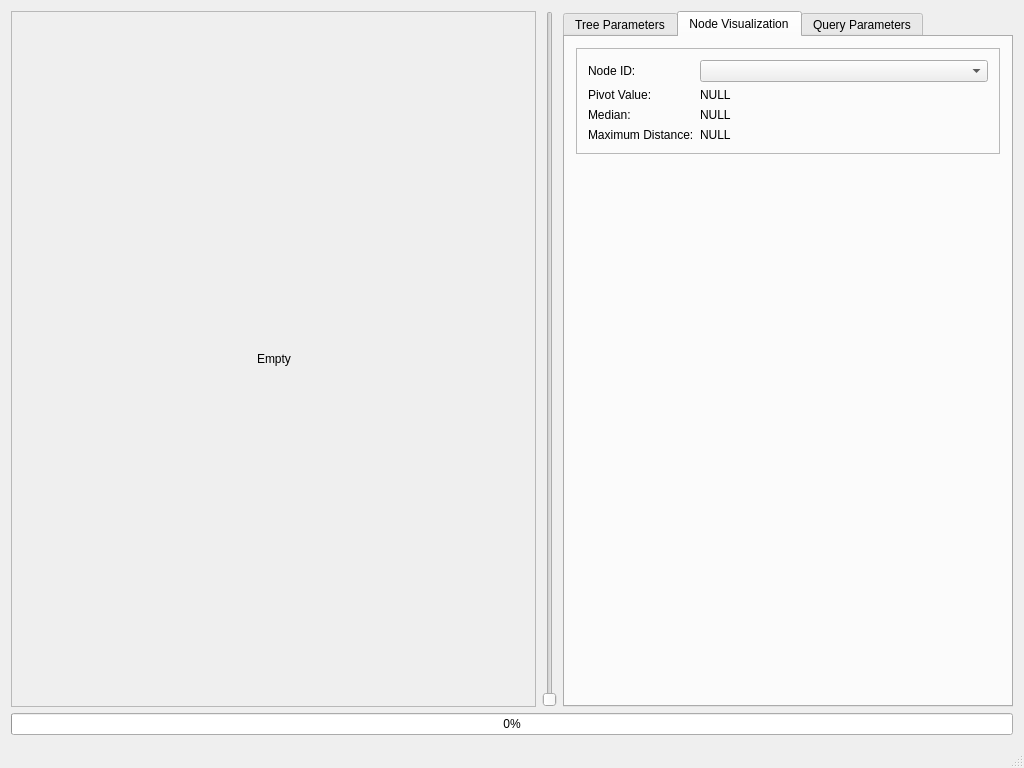
<?xml version="1.0" encoding="UTF-8"?>
<ui version="4.0">
 <class>MainWindow</class>
 <widget class="QMainWindow" name="MainWindow">
  <property name="geometry">
   <rect>
    <x>0</x>
    <y>0</y>
    <width>1024</width>
    <height>768</height>
   </rect>
  </property>
  <property name="sizePolicy">
   <sizepolicy hsizetype="Fixed" vsizetype="Fixed">
    <horstretch>0</horstretch>
    <verstretch>0</verstretch>
   </sizepolicy>
  </property>
  <property name="minimumSize">
   <size>
    <width>0</width>
    <height>0</height>
   </size>
  </property>
  <property name="windowTitle">
   <string>VP-Viewer</string>
  </property>
  <widget class="QWidget" name="centralWidget">
   <layout class="QGridLayout" name="gridLayout_2">
    <item row="0" column="1">
     <widget class="QFrame" name="frame_2">
      <property name="maximumSize">
       <size>
        <width>20</width>
        <height>16777215</height>
       </size>
      </property>
      <property name="styleSheet">
       <string notr="true">border: 0px</string>
      </property>
      <property name="frameShape">
       <enum>QFrame::StyledPanel</enum>
      </property>
      <property name="frameShadow">
       <enum>QFrame::Raised</enum>
      </property>
      <property name="lineWidth">
       <number>0</number>
      </property>
      <layout class="QHBoxLayout" name="horizontalLayout_3">
       <property name="spacing">
        <number>0</number>
       </property>
       <property name="leftMargin">
        <number>0</number>
       </property>
       <property name="topMargin">
        <number>0</number>
       </property>
       <property name="rightMargin">
        <number>0</number>
       </property>
       <property name="bottomMargin">
        <number>0</number>
       </property>
       <item>
        <widget class="QSlider" name="sldrZoom">
         <property name="maximumSize">
          <size>
           <width>30</width>
           <height>16777215</height>
          </size>
         </property>
         <property name="styleSheet">
          <string notr="true">border: 0px</string>
         </property>
         <property name="minimum">
          <number>0</number>
         </property>
         <property name="maximum">
          <number>5</number>
         </property>
         <property name="singleStep">
          <number>1</number>
         </property>
         <property name="pageStep">
          <number>1</number>
         </property>
         <property name="value">
          <number>0</number>
         </property>
         <property name="sliderPosition">
          <number>0</number>
         </property>
         <property name="orientation">
          <enum>Qt::Vertical</enum>
         </property>
         <property name="invertedAppearance">
          <bool>false</bool>
         </property>
         <property name="invertedControls">
          <bool>false</bool>
         </property>
        </widget>
       </item>
      </layout>
     </widget>
    </item>
    <item row="0" column="0">
     <widget class="QScrollArea" name="scrollArea">
      <property name="sizePolicy">
       <sizepolicy hsizetype="Expanding" vsizetype="Expanding">
        <horstretch>0</horstretch>
        <verstretch>0</verstretch>
       </sizepolicy>
      </property>
      <property name="styleSheet">
       <string notr="true"/>
      </property>
      <property name="verticalScrollBarPolicy">
       <enum>Qt::ScrollBarAsNeeded</enum>
      </property>
      <property name="horizontalScrollBarPolicy">
       <enum>Qt::ScrollBarAsNeeded</enum>
      </property>
      <property name="sizeAdjustPolicy">
       <enum>QAbstractScrollArea::AdjustIgnored</enum>
      </property>
      <property name="widgetResizable">
       <bool>true</bool>
      </property>
      <property name="alignment">
       <set>Qt::AlignCenter</set>
      </property>
      <widget class="QWidget" name="scrollAreaWidgetContents">
       <property name="geometry">
        <rect>
         <x>0</x>
         <y>0</y>
         <width>527</width>
         <height>697</height>
        </rect>
       </property>
       <layout class="QGridLayout" name="gridLayout_3">
        <item row="0" column="1">
         <spacer name="verticalSpacer_5">
          <property name="orientation">
           <enum>Qt::Vertical</enum>
          </property>
          <property name="sizeHint" stdset="0">
           <size>
            <width>20</width>
            <height>183</height>
           </size>
          </property>
         </spacer>
        </item>
        <item row="1" column="0">
         <spacer name="horizontalSpacer_4">
          <property name="orientation">
           <enum>Qt::Horizontal</enum>
          </property>
          <property name="sizeHint" stdset="0">
           <size>
            <width>195</width>
            <height>20</height>
           </size>
          </property>
         </spacer>
        </item>
        <item row="1" column="1">
         <widget class="QLabel" name="lblTree">
          <property name="sizePolicy">
           <sizepolicy hsizetype="Expanding" vsizetype="Expanding">
            <horstretch>0</horstretch>
            <verstretch>0</verstretch>
           </sizepolicy>
          </property>
          <property name="text">
           <string>Empty</string>
          </property>
          <property name="scaledContents">
           <bool>false</bool>
          </property>
          <property name="alignment">
           <set>Qt::AlignCenter</set>
          </property>
         </widget>
        </item>
        <item row="1" column="2">
         <spacer name="horizontalSpacer_5">
          <property name="orientation">
           <enum>Qt::Horizontal</enum>
          </property>
          <property name="sizeHint" stdset="0">
           <size>
            <width>194</width>
            <height>20</height>
           </size>
          </property>
         </spacer>
        </item>
        <item row="2" column="1">
         <spacer name="verticalSpacer_4">
          <property name="orientation">
           <enum>Qt::Vertical</enum>
          </property>
          <property name="sizeHint" stdset="0">
           <size>
            <width>20</width>
            <height>183</height>
           </size>
          </property>
         </spacer>
        </item>
       </layout>
      </widget>
     </widget>
    </item>
    <item row="1" column="0" colspan="3">
     <widget class="QProgressBar" name="progressBar">
      <property name="value">
       <number>0</number>
      </property>
     </widget>
    </item>
    <item row="0" column="2">
     <widget class="QTabWidget" name="tabWidget">
      <property name="sizePolicy">
       <sizepolicy hsizetype="Fixed" vsizetype="Expanding">
        <horstretch>0</horstretch>
        <verstretch>0</verstretch>
       </sizepolicy>
      </property>
      <property name="minimumSize">
       <size>
        <width>450</width>
        <height>0</height>
       </size>
      </property>
      <property name="maximumSize">
       <size>
        <width>450</width>
        <height>16777215</height>
       </size>
      </property>
      <property name="currentIndex">
       <number>1</number>
      </property>
      <widget class="QWidget" name="tabTreeParameters">
       <attribute name="title">
        <string>Tree Parameters</string>
       </attribute>
       <layout class="QVBoxLayout" name="verticalLayout">
        <item>
         <widget class="QFrame" name="frTreeParameters">
          <property name="sizePolicy">
           <sizepolicy hsizetype="Expanding" vsizetype="Expanding">
            <horstretch>0</horstretch>
            <verstretch>0</verstretch>
           </sizepolicy>
          </property>
          <property name="styleSheet">
           <string notr="true"/>
          </property>
          <property name="frameShape">
           <enum>QFrame::StyledPanel</enum>
          </property>
          <property name="frameShadow">
           <enum>QFrame::Plain</enum>
          </property>
          <layout class="QGridLayout" name="gridLayout">
           <item row="3" column="1" colspan="2">
            <widget class="QSpinBox" name="spboxDimensionality">
             <property name="maximum">
              <number>999999999</number>
             </property>
             <property name="value">
              <number>0</number>
             </property>
            </widget>
           </item>
           <item row="6" column="1" colspan="2">
            <widget class="QComboBox" name="cbxPivotType"/>
           </item>
           <item row="8" column="1">
            <spacer name="verticalSpacer">
             <property name="orientation">
              <enum>Qt::Vertical</enum>
             </property>
             <property name="sizeHint" stdset="0">
              <size>
               <width>20</width>
               <height>40</height>
              </size>
             </property>
            </spacer>
           </item>
           <item row="0" column="1">
            <widget class="QLineEdit" name="edtDatasetLocation">
             <property name="text">
              <string/>
             </property>
            </widget>
           </item>
           <item row="2" column="1" colspan="2">
            <widget class="QSpinBox" name="spboxCardinality">
             <property name="maximum">
              <number>999999999</number>
             </property>
             <property name="value">
              <number>0</number>
             </property>
            </widget>
           </item>
           <item row="5" column="0">
            <widget class="QLabel" name="label_16">
             <property name="text">
              <string>Distance function:</string>
             </property>
            </widget>
           </item>
           <item row="4" column="1" colspan="2">
            <widget class="QSpinBox" name="spboxMaxElementsPerLeaf">
             <property name="maximum">
              <number>999999999</number>
             </property>
             <property name="value">
              <number>0</number>
             </property>
            </widget>
           </item>
           <item row="2" column="0">
            <widget class="QLabel" name="label_5">
             <property name="text">
              <string>Cardinality:</string>
             </property>
            </widget>
           </item>
           <item row="7" column="1" colspan="2">
            <widget class="QComboBox" name="cbxBalance">
             <property name="styleSheet">
              <string notr="true"/>
             </property>
            </widget>
           </item>
           <item row="0" column="2">
            <widget class="QPushButton" name="btnFileDialog">
             <property name="sizePolicy">
              <sizepolicy hsizetype="Fixed" vsizetype="Fixed">
               <horstretch>0</horstretch>
               <verstretch>0</verstretch>
              </sizepolicy>
             </property>
             <property name="minimumSize">
              <size>
               <width>24</width>
               <height>24</height>
              </size>
             </property>
             <property name="maximumSize">
              <size>
               <width>24</width>
               <height>24</height>
              </size>
             </property>
             <property name="baseSize">
              <size>
               <width>24</width>
               <height>24</height>
              </size>
             </property>
             <property name="text">
              <string/>
             </property>
             <property name="icon">
              <iconset resource="resources.qrc">
               <normaloff>:/folderIcon.png</normaloff>:/folderIcon.png</iconset>
             </property>
            </widget>
           </item>
           <item row="6" column="0">
            <widget class="QLabel" name="label_3">
             <property name="text">
              <string>Pivot algorithm:</string>
             </property>
            </widget>
           </item>
           <item row="4" column="0">
            <widget class="QLabel" name="label_2">
             <property name="text">
              <string>MaxElementsPerLeaf:</string>
             </property>
            </widget>
           </item>
           <item row="7" column="0">
            <widget class="QLabel" name="label_4">
             <property name="text">
              <string>Balance:</string>
             </property>
            </widget>
           </item>
           <item row="0" column="0">
            <widget class="QLabel" name="label">
             <property name="text">
              <string>Data set:</string>
             </property>
            </widget>
           </item>
           <item row="5" column="1" colspan="2">
            <widget class="QComboBox" name="cbxDistanceFunction">
             <property name="currentText">
              <string/>
             </property>
            </widget>
           </item>
           <item row="3" column="0">
            <widget class="QLabel" name="label_15">
             <property name="text">
              <string>Dimensionality:</string>
             </property>
            </widget>
           </item>
          </layout>
         </widget>
        </item>
        <item>
         <widget class="QFrame" name="frGenerateButton">
          <property name="styleSheet">
           <string notr="true"/>
          </property>
          <property name="frameShape">
           <enum>QFrame::StyledPanel</enum>
          </property>
          <property name="frameShadow">
           <enum>QFrame::Raised</enum>
          </property>
          <layout class="QHBoxLayout" name="horizontalLayout_2">
           <item>
            <spacer name="horizontalSpacer">
             <property name="orientation">
              <enum>Qt::Horizontal</enum>
             </property>
             <property name="sizeHint" stdset="0">
              <size>
               <width>40</width>
               <height>20</height>
              </size>
             </property>
            </spacer>
           </item>
           <item>
            <widget class="QPushButton" name="btnGenerate">
             <property name="text">
              <string>Generate</string>
             </property>
             <property name="autoDefault">
              <bool>true</bool>
             </property>
             <property name="default">
              <bool>true</bool>
             </property>
            </widget>
           </item>
           <item>
            <widget class="QPushButton" name="btnReset">
             <property name="text">
              <string>Reset</string>
             </property>
            </widget>
           </item>
           <item>
            <spacer name="horizontalSpacer_6">
             <property name="orientation">
              <enum>Qt::Horizontal</enum>
             </property>
             <property name="sizeHint" stdset="0">
              <size>
               <width>40</width>
               <height>20</height>
              </size>
             </property>
            </spacer>
           </item>
          </layout>
         </widget>
        </item>
       </layout>
      </widget>
      <widget class="QWidget" name="tabNodeVisualization">
       <attribute name="title">
        <string>Node Visualization</string>
       </attribute>
       <layout class="QGridLayout" name="gridLayout_4">
        <item row="0" column="0">
         <widget class="QFrame" name="frame">
          <property name="sizePolicy">
           <sizepolicy hsizetype="MinimumExpanding" vsizetype="Fixed">
            <horstretch>0</horstretch>
            <verstretch>0</verstretch>
           </sizepolicy>
          </property>
          <property name="styleSheet">
           <string notr="true"/>
          </property>
          <property name="frameShape">
           <enum>QFrame::StyledPanel</enum>
          </property>
          <property name="frameShadow">
           <enum>QFrame::Raised</enum>
          </property>
          <layout class="QFormLayout" name="formLayout_2">
           <item row="0" column="0">
            <widget class="QLabel" name="label_6">
             <property name="text">
              <string>Node ID:</string>
             </property>
            </widget>
           </item>
           <item row="0" column="1">
            <widget class="QComboBox" name="cbxNodesID">
             <property name="insertPolicy">
              <enum>QComboBox::InsertAtBottom</enum>
             </property>
            </widget>
           </item>
           <item row="1" column="0">
            <widget class="QLabel" name="label_7">
             <property name="text">
              <string>Pivot Value:</string>
             </property>
            </widget>
           </item>
           <item row="3" column="0">
            <widget class="QLabel" name="label_9">
             <property name="text">
              <string>Median:</string>
             </property>
            </widget>
           </item>
           <item row="5" column="0">
            <widget class="QLabel" name="label_11">
             <property name="text">
              <string>Maximum Distance:</string>
             </property>
            </widget>
           </item>
           <item row="1" column="1">
            <widget class="QLabel" name="lblPivotValue">
             <property name="sizePolicy">
              <sizepolicy hsizetype="Preferred" vsizetype="Preferred">
               <horstretch>0</horstretch>
               <verstretch>0</verstretch>
              </sizepolicy>
             </property>
             <property name="text">
              <string>NULL</string>
             </property>
            </widget>
           </item>
           <item row="3" column="1">
            <widget class="QLabel" name="lblMedianValue">
             <property name="text">
              <string>NULL</string>
             </property>
            </widget>
           </item>
           <item row="5" column="1">
            <widget class="QLabel" name="lblHistogram">
             <property name="text">
              <string>NULL</string>
             </property>
            </widget>
           </item>
          </layout>
         </widget>
        </item>
        <item row="1" column="0">
         <widget class="QWidget" name="wgetHistogram" native="true"/>
        </item>
       </layout>
      </widget>
      <widget class="QWidget" name="tabQueryParameters">
       <attribute name="title">
        <string>Query Parameters</string>
       </attribute>
       <layout class="QVBoxLayout" name="verticalLayout_3">
        <item>
         <widget class="QFrame" name="frQueryParameters">
          <property name="styleSheet">
           <string notr="true"/>
          </property>
          <property name="frameShape">
           <enum>QFrame::StyledPanel</enum>
          </property>
          <property name="frameShadow">
           <enum>QFrame::Raised</enum>
          </property>
          <layout class="QGridLayout" name="gridLayout_5">
           <item row="1" column="0">
            <widget class="QLabel" name="label_10">
             <property name="sizePolicy">
              <sizepolicy hsizetype="Fixed" vsizetype="Preferred">
               <horstretch>0</horstretch>
               <verstretch>0</verstretch>
              </sizepolicy>
             </property>
             <property name="text">
              <string>Query Algorithm:</string>
             </property>
            </widget>
           </item>
           <item row="0" column="0">
            <widget class="QLabel" name="label_13">
             <property name="sizePolicy">
              <sizepolicy hsizetype="Fixed" vsizetype="Preferred">
               <horstretch>0</horstretch>
               <verstretch>0</verstretch>
              </sizepolicy>
             </property>
             <property name="text">
              <string>Query Element ID:</string>
             </property>
            </widget>
           </item>
           <item row="0" column="1">
            <widget class="QComboBox" name="cbxQueryElementID"/>
           </item>
           <item row="1" column="1">
            <widget class="QComboBox" name="cbxQueryAlgorithm">
             <property name="sizePolicy">
              <sizepolicy hsizetype="Expanding" vsizetype="Fixed">
               <horstretch>0</horstretch>
               <verstretch>0</verstretch>
              </sizepolicy>
             </property>
             <property name="currentIndex">
              <number>-1</number>
             </property>
            </widget>
           </item>
           <item row="2" column="0" colspan="2">
            <widget class="QStackedWidget" name="swgetQueryAlgorithms">
             <property name="sizePolicy">
              <sizepolicy hsizetype="Expanding" vsizetype="Fixed">
               <horstretch>0</horstretch>
               <verstretch>0</verstretch>
              </sizepolicy>
             </property>
             <property name="lineWidth">
              <number>1</number>
             </property>
             <property name="currentIndex">
              <number>1</number>
             </property>
             <widget class="QWidget" name="wgetRange">
              <layout class="QHBoxLayout" name="horizontalLayout_5">
               <item>
                <widget class="QLabel" name="lblRange">
                 <property name="sizePolicy">
                  <sizepolicy hsizetype="Fixed" vsizetype="Fixed">
                   <horstretch>0</horstretch>
                   <verstretch>0</verstretch>
                  </sizepolicy>
                 </property>
                 <property name="text">
                  <string>Range:</string>
                 </property>
                </widget>
               </item>
               <item>
                <widget class="QDoubleSpinBox" name="dspboxRange">
                 <property name="sizePolicy">
                  <sizepolicy hsizetype="Expanding" vsizetype="Fixed">
                   <horstretch>0</horstretch>
                   <verstretch>0</verstretch>
                  </sizepolicy>
                 </property>
                 <property name="decimals">
                  <number>4</number>
                 </property>
                 <property name="maximum">
                  <double>99999999.000000000000000</double>
                 </property>
                </widget>
               </item>
              </layout>
             </widget>
             <widget class="QWidget" name="wgetKNN">
              <layout class="QHBoxLayout" name="horizontalLayout_4">
               <item>
                <widget class="QLabel" name="lblK">
                 <property name="sizePolicy">
                  <sizepolicy hsizetype="Fixed" vsizetype="Fixed">
                   <horstretch>0</horstretch>
                   <verstretch>0</verstretch>
                  </sizepolicy>
                 </property>
                 <property name="text">
                  <string>K: </string>
                 </property>
                </widget>
               </item>
               <item>
                <widget class="QSpinBox" name="spboxK">
                 <property name="sizePolicy">
                  <sizepolicy hsizetype="Expanding" vsizetype="Fixed">
                   <horstretch>0</horstretch>
                   <verstretch>0</verstretch>
                  </sizepolicy>
                 </property>
                 <property name="maximum">
                  <number>99999999</number>
                 </property>
                </widget>
               </item>
              </layout>
             </widget>
            </widget>
           </item>
           <item row="3" column="0" colspan="2">
            <widget class="QStackedWidget" name="swgetResultOrHistogram">
             <property name="currentIndex">
              <number>0</number>
             </property>
             <widget class="QWidget" name="wgetDistCalcHistogram"/>
             <widget class="QWidget" name="wgetResults">
              <layout class="QGridLayout" name="gridLayout_6">
               <item row="0" column="0">
                <widget class="QPlainTextEdit" name="pTxtEdtResults"/>
               </item>
              </layout>
             </widget>
            </widget>
           </item>
          </layout>
         </widget>
        </item>
        <item>
         <widget class="QFrame" name="frQueryButton">
          <property name="styleSheet">
           <string notr="true"/>
          </property>
          <property name="frameShape">
           <enum>QFrame::StyledPanel</enum>
          </property>
          <property name="frameShadow">
           <enum>QFrame::Raised</enum>
          </property>
          <layout class="QHBoxLayout" name="horizontalLayout">
           <item>
            <spacer name="horizontalSpacer_2">
             <property name="orientation">
              <enum>Qt::Horizontal</enum>
             </property>
             <property name="sizeHint" stdset="0">
              <size>
               <width>40</width>
               <height>20</height>
              </size>
             </property>
            </spacer>
           </item>
           <item>
            <widget class="QPushButton" name="btnQuery">
             <property name="text">
              <string>Query!</string>
             </property>
            </widget>
           </item>
           <item>
            <widget class="QPushButton" name="btnChangeStackedWidget">
             <property name="enabled">
              <bool>true</bool>
             </property>
             <property name="text">
              <string>Show Results</string>
             </property>
            </widget>
           </item>
           <item>
            <widget class="QPushButton" name="btnResetQuery">
             <property name="text">
              <string>Reset</string>
             </property>
            </widget>
           </item>
           <item>
            <spacer name="horizontalSpacer_3">
             <property name="orientation">
              <enum>Qt::Horizontal</enum>
             </property>
             <property name="sizeHint" stdset="0">
              <size>
               <width>40</width>
               <height>20</height>
              </size>
             </property>
            </spacer>
           </item>
          </layout>
         </widget>
        </item>
       </layout>
      </widget>
     </widget>
    </item>
   </layout>
  </widget>
  <widget class="QStatusBar" name="statusBar"/>
 </widget>
 <layoutdefault spacing="6" margin="11"/>
 <resources>
  <include location="resources.qrc"/>
 </resources>
 <connections/>
</ui>
